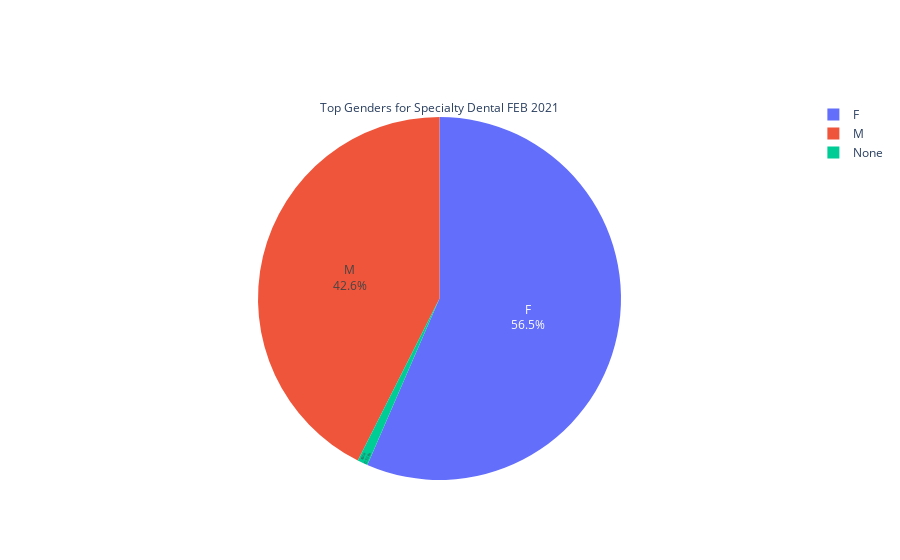

The notebook cell saved with this chart:
### Code cell
df = pd.read_csv("Anesthesiology_Month_10_dent.csv")
genders = dict(df['PatientGender'].value_counts())
fig = go.Figure(data=[go.Pie(labels=list(genders.keys()), values=list(genders.values()))])
fig.update_traces(textposition='inside', textinfo='percent+label', title = "Top Genders for Specialty Dental FEB 2021")
fig.show()

### Figure 1 — Plotly figure (JSON) as saved in the notebook; plotly's stock layout.template omitted (floating-point values rounded to 4 significant figures)
{"data": [{"labels": ["F", "M", "None"], "textinfo": "percent+label", "textposition": "inside", "title": {"text": "Top Genders for Specialty Dental FEB 2021"}, "type": "pie", "values": [1224, 922, 20]}], "layout": {}}
